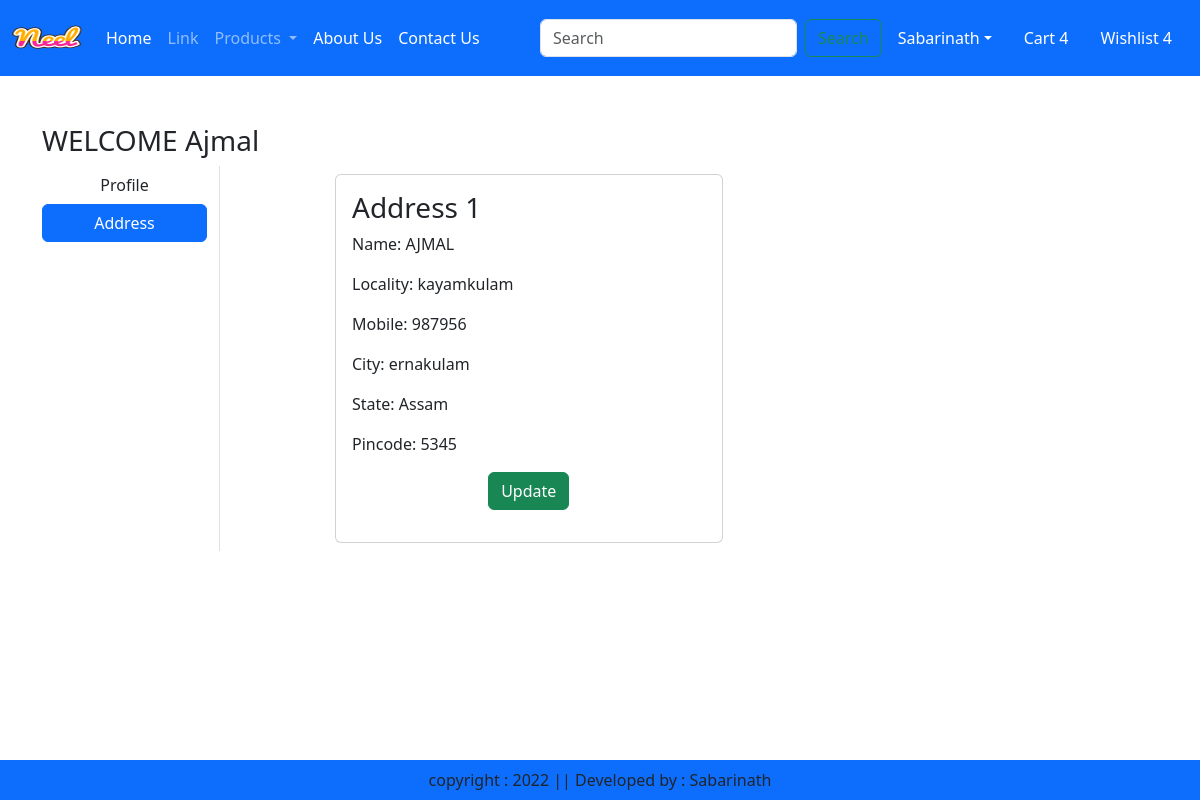
Page /address/ (signed in) on the committed database.
### app/models.py (models this page shows, shortened)
class Customer(models.Model):
    user = models.ForeignKey(User,on_delete=models.CASCADE)
    name = models.CharField(max_length=200)
    locality = models.CharField(max_length=200)
    city = models.CharField(max_length=50)
    mobile = models.IntegerField(default=0)
    zipcode = models.IntegerField()
    state = models.CharField(choices=STATE_CHOICES,max_length=100)

### app/views.py (the view)
# urls.py: path('address/', views.address, name='address'),
def address(request):
    add = Customer.objects.filter(user=request.user)
    return render(request, 'app/address.html',locals())

### app/templates/app/address.html (shortened to what this page needs)
{% extends 'app/index.html' %}
{% load static %}
{% block main-content %}
<div class="container my-5">
    <div class="row">
     <h3>WELCOME <span class="text-capitalize">{{request.user}}</span></h3>
        <div class="col-sm-2 border-end">
            <ul class="list-unstyled">
            <li class="d-grid"><a href="{% url 'profile' %}" class="btn ">Profile</a></li>
            <li class="d-grid"><a href="{% url 'address' %}" class="btn btn-primary">Address</a></li>
            </ul>
        </div>
        <div class="col-sm-9 offset-sm-1">
            <div class="row">
                {% for ad in add %}
                <div class="col-sm-6">
                    <div class="card m-2">
                     <div class="card-body">
                      <h3>Address {{forloop.counter}}</h3>
                      <p>Name: {{ad.name}}</p>
                      <p>Locality: {{ad.locality}}</p>
                      <p>Mobile: {{ad.mobile}}</p>
                      <p>City: {{ad.city}}</p>
                      <p>State: {{ad.state}}</p>
                      <p>Pincode: {{ad.zipcode}}</p>
                      <p class="text-center"><a href="{% url 'updateAddress' pk=ad.id %}" type="button" class="btn btn-success">Update</a></p>
                     </div>
                    </div>
                </div>
                {% endfor %}
            </div>
        </div>
    </div>
</div>
{% endblock main-content %}

### rows in the picture
Customer: name "AJMAL", locality "kayamkulam", mobile "987956", city "ernakulam", state "Assam", zipcode "5345"

### other values in the picture
{{ request.user }} "Ajmal"
